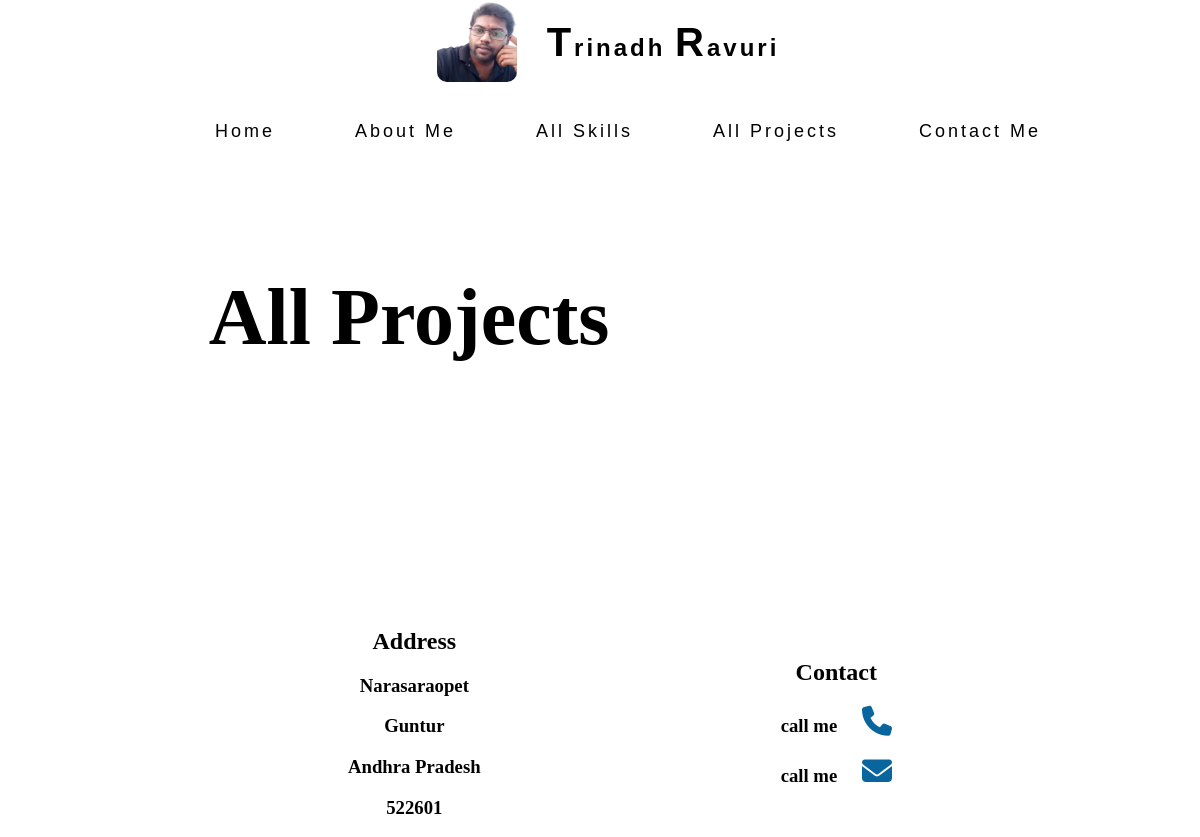
Page /allprojects on the earlier database version.
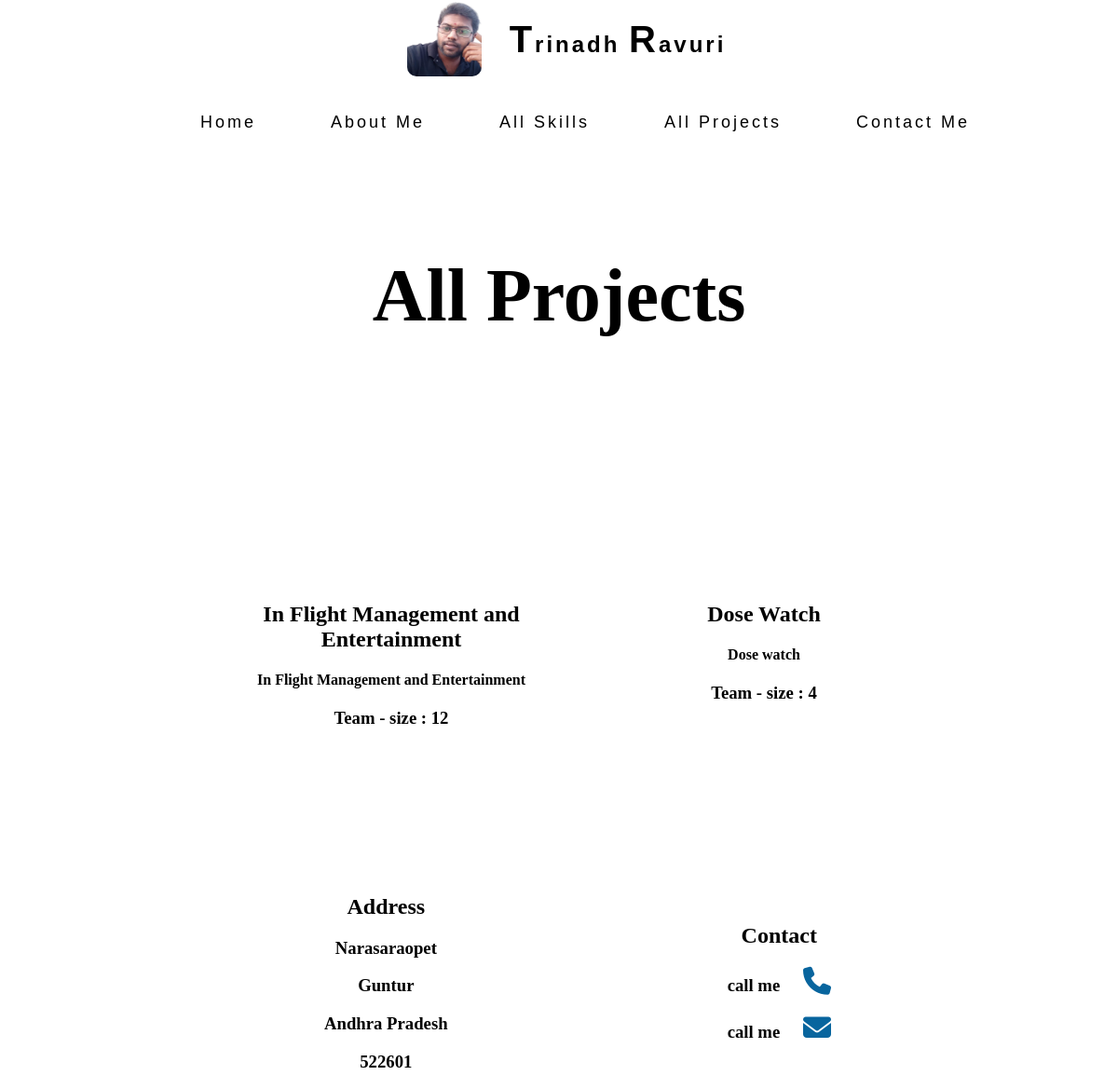
Same page on the later database version.
### mypage/models.py (models this page shows, shortened)
class Projects(models.Model):
    project_name = models.CharField(max_length=100)
    project_img = models.ImageField(upload_to='media',null=True)
    Project_quote = models.CharField(max_length=500)
    project_teamsize = models.IntegerField()
    project_roles = models.TextField(max_length=10000)
    project_skills = models.ManyToManyField(Skills)
    class Meta:
        verbose_name_plural = 'Projects'

### mypage/views.py (the view)
# urls.py: path('allprojects',views.allprojects,name='allprojects'),
def allprojects(request):
    projects = Projects.objects.all()
    context = {
        'projects':projects
    }
    return render(request,'allprojects.html',context)

### mypage/templates/allprojects.html (shortened to what this page needs)
{% extends 'base.html'%}
{% load static %}
{% block content %}
<section class="allprojects">
        <h1 class="title2">All Projects</h1>
    <div>
        <ul>
            {% for project in projects %}
            <li>
                <h1 class="projectname"><a href="{% url 'singleproject' project.id %}">{{project.project_name}}</a></h1>
                <h4 class="projectqoute"><a href="{% url 'singleproject' project.id %}">{{project.Project_quote}}</a></h4>
                <h3>Team - size : {{project.project_teamsize}}</h3>
            </li>
            {% endfor %}
        </ul>
    </div>
</section>
<br>
{% endblock %}

Differences in the rows shown:
added Projects: project_name "In Flight Management and Entertainment", Project_quote "In Flight Management and Entertainment", project_teamsize "12"
added Projects: project_name "Dose Watch", Project_quote "Dose watch", project_teamsize "4"
